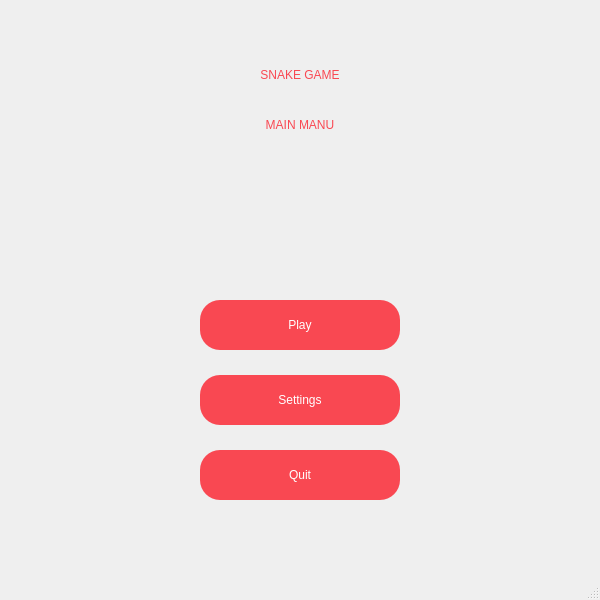
<?xml version="1.0" encoding="UTF-8"?>
<ui version="4.0">
 <class>Menu</class>
 <widget class="QMainWindow" name="Menu">
  <property name="geometry">
   <rect>
    <x>0</x>
    <y>0</y>
    <width>600</width>
    <height>600</height>
   </rect>
  </property>
  <property name="sizePolicy">
   <sizepolicy hsizetype="Preferred" vsizetype="Preferred">
    <horstretch>0</horstretch>
    <verstretch>0</verstretch>
   </sizepolicy>
  </property>
  <property name="minimumSize">
   <size>
    <width>600</width>
    <height>600</height>
   </size>
  </property>
  <property name="maximumSize">
   <size>
    <width>600</width>
    <height>600</height>
   </size>
  </property>
  <property name="windowTitle">
   <string>MainWindow</string>
  </property>
  <property name="styleSheet">
   <string notr="true"/>
  </property>
  <widget class="QWidget" name="centralwidget">
   <widget class="QPushButton" name="pushButton">
    <property name="geometry">
     <rect>
      <x>200</x>
      <y>300</y>
      <width>200</width>
      <height>50</height>
     </rect>
    </property>
    <property name="sizePolicy">
     <sizepolicy hsizetype="Preferred" vsizetype="Preferred">
      <horstretch>0</horstretch>
      <verstretch>0</verstretch>
     </sizepolicy>
    </property>
    <property name="minimumSize">
     <size>
      <width>200</width>
      <height>50</height>
     </size>
    </property>
    <property name="maximumSize">
     <size>
      <width>200</width>
      <height>50</height>
     </size>
    </property>
    <property name="styleSheet">
     <string notr="true">font: 600 12pt &quot;Arial&quot;;
border-radius: 20px;
background: rgb(249, 72, 82);
color: white
</string>
    </property>
    <property name="text">
     <string>Play</string>
    </property>
   </widget>
   <widget class="QLabel" name="label">
    <property name="enabled">
     <bool>true</bool>
    </property>
    <property name="geometry">
     <rect>
      <x>0</x>
      <y>0</y>
      <width>600</width>
      <height>150</height>
     </rect>
    </property>
    <property name="sizePolicy">
     <sizepolicy hsizetype="Preferred" vsizetype="Preferred">
      <horstretch>0</horstretch>
      <verstretch>0</verstretch>
     </sizepolicy>
    </property>
    <property name="minimumSize">
     <size>
      <width>600</width>
      <height>150</height>
     </size>
    </property>
    <property name="maximumSize">
     <size>
      <width>600</width>
      <height>150</height>
     </size>
    </property>
    <property name="styleSheet">
     <string notr="true">font: 650 36pt &quot;Segoe UI&quot;;
color: rgb(249, 72, 82);

</string>
    </property>
    <property name="text">
     <string>SNAKE GAME</string>
    </property>
    <property name="alignment">
     <set>Qt::AlignCenter</set>
    </property>
   </widget>
   <widget class="QLabel" name="label_2">
    <property name="geometry">
     <rect>
      <x>0</x>
      <y>75</y>
      <width>600</width>
      <height>100</height>
     </rect>
    </property>
    <property name="minimumSize">
     <size>
      <width>600</width>
      <height>100</height>
     </size>
    </property>
    <property name="maximumSize">
     <size>
      <width>600</width>
      <height>100</height>
     </size>
    </property>
    <property name="styleSheet">
     <string notr="true">font: 500 15pt &quot;Segoe UI&quot;;
color: rgb(249, 72, 82);</string>
    </property>
    <property name="text">
     <string>MAIN MANU</string>
    </property>
    <property name="alignment">
     <set>Qt::AlignCenter</set>
    </property>
   </widget>
   <widget class="QPushButton" name="pushButton_2">
    <property name="geometry">
     <rect>
      <x>200</x>
      <y>375</y>
      <width>200</width>
      <height>50</height>
     </rect>
    </property>
    <property name="sizePolicy">
     <sizepolicy hsizetype="Preferred" vsizetype="Preferred">
      <horstretch>0</horstretch>
      <verstretch>0</verstretch>
     </sizepolicy>
    </property>
    <property name="minimumSize">
     <size>
      <width>200</width>
      <height>50</height>
     </size>
    </property>
    <property name="maximumSize">
     <size>
      <width>200</width>
      <height>50</height>
     </size>
    </property>
    <property name="styleSheet">
     <string notr="true">font: 600 12pt &quot;Arial&quot;;
border-radius: 20px;
background: rgb(249, 72, 82);
color: white
</string>
    </property>
    <property name="text">
     <string>Settings</string>
    </property>
   </widget>
   <widget class="QPushButton" name="pushButton_3">
    <property name="geometry">
     <rect>
      <x>200</x>
      <y>450</y>
      <width>200</width>
      <height>50</height>
     </rect>
    </property>
    <property name="sizePolicy">
     <sizepolicy hsizetype="Preferred" vsizetype="Preferred">
      <horstretch>0</horstretch>
      <verstretch>0</verstretch>
     </sizepolicy>
    </property>
    <property name="minimumSize">
     <size>
      <width>200</width>
      <height>50</height>
     </size>
    </property>
    <property name="maximumSize">
     <size>
      <width>200</width>
      <height>50</height>
     </size>
    </property>
    <property name="styleSheet">
     <string notr="true">font: 600 12pt &quot;Arial&quot;;
border-radius: 20px;
background: rgb(249, 72, 82);
color: white
</string>
    </property>
    <property name="text">
     <string>Quit</string>
    </property>
   </widget>
   <widget class="QLabel" name="label_3">
    <property name="geometry">
     <rect>
      <x>0</x>
      <y>0</y>
      <width>600</width>
      <height>600</height>
     </rect>
    </property>
    <property name="minimumSize">
     <size>
      <width>600</width>
      <height>600</height>
     </size>
    </property>
    <property name="maximumSize">
     <size>
      <width>600</width>
      <height>600</height>
     </size>
    </property>
    <property name="text">
     <string/>
    </property>
    <property name="pixmap">
     <pixmap>../Snake/Images/1.jpg</pixmap>
    </property>
    <property name="scaledContents">
     <bool>true</bool>
    </property>
    <property name="alignment">
     <set>Qt::AlignCenter</set>
    </property>
    <property name="wordWrap">
     <bool>false</bool>
    </property>
   </widget>
   <zorder>label_3</zorder>
   <zorder>label</zorder>
   <zorder>label_2</zorder>
   <zorder>pushButton</zorder>
   <zorder>pushButton_2</zorder>
   <zorder>pushButton_3</zorder>
  </widget>
  <widget class="QMenuBar" name="menubar">
   <property name="geometry">
    <rect>
     <x>0</x>
     <y>0</y>
     <width>600</width>
     <height>26</height>
    </rect>
   </property>
  </widget>
  <widget class="QStatusBar" name="statusbar"/>
 </widget>
 <resources/>
 <connections/>
</ui>
